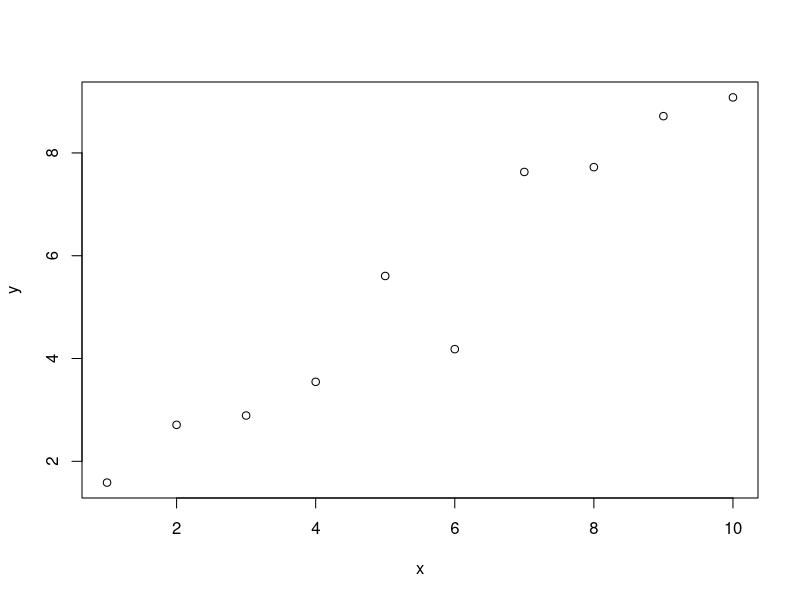

The R source for this figure:
# Projeto 0

# 1. Gerando valores de uma lista de inteiros positivos entre 1 e 10
x=seq(1:10)

# 2. Estatísticas básicas
mean(x)
#[1] 5.5
sd(x)
#[1] 3.02765

# 3. Gerando valores aleatórios de uma nova variável
# em função da anterior com erros normais
set.seed(12345)
y=x+rnorm(10)
#[1] 1.585529 2.709466 2.890697 3.546503 5.605887 4.182044 7.630099 7.723816 8.715840
#[10] 9.080678
mean(y)
#[1] 5.367056
sd(y)
#[1] 2.747763

# 4. Plotando os dados para ver relacionamento entre x e y
plot(x,y)

# 5. Correlação entre x e y
cor(x,y)
#[1] 0.9649189

